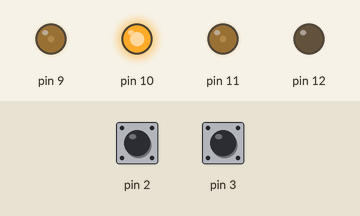
This sketch was run on a simulated Arduino Uno, built with avr-gcc and run on an emulated ATmega328P. Parts: output pins drawn as LEDs (lit = HIGH). The inputs (shaded band) are chosen by the test bench; at power-on: pin 2 HIGH, pin 3 HIGH. What the sketch prints to the serial monitor is not drawn.

Above: at 0.1 s.
Timing chart, 0 to 1.6 s (numbered marks = the images above):
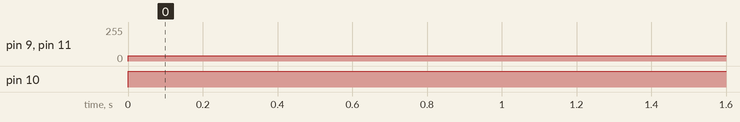

The sketch:

submission-wk4.ino
```cpp
#pragma once

#include <Arduino.h>

#include "math.h"

#include <Adafruit_MPU6050.h>
#include <Adafruit_Sensor.h>
#include <Wire.h>
const float WHEEL_DIAMETER = 32; // 32mm
namespace mtrn3100 {


// The motor class is a simple interface designed to assist in motor control
// You may choose to impliment additional functionality in the future such as dual motor or speed control
class Motor {
public:
    Motor( uint8_t pwm_pin, uint8_t in2) :  pwm_pin(pwm_pin), dir_pin(in2) {
        pinMode(pwm_pin,OUTPUT); // driver
        pinMode(dir_pin,OUTPUT); // direction
    }


    // This function outputs the desired motor direction and the PWM signal.
    // NOTE: a pwm signal > 255 could cause troubles as such ensure that pwm is clamped between 0 - 255.

    void setPWM(int16_t pwm) {

      // TODO: Output digital direction pin based on if input signal is positive or negative.

      if (pwm > 0) {
        digitalWrite(dir_pin,HIGH);
      } else {
        digitalWrite(dir_pin,LOW);
      }

      // TODO: Output PWM signal between 0 - 255.
      pwm = abs(pwm);

      if (pwm > 255) {
        analogWrite(pwm_pin,255);
      } else {
        analogWrite(pwm_pin,pwm);
      }
      //delay(3000);
    }

private:
    const uint8_t pwm_pin;
    const uint8_t dir_pin;
};

}  // namespace mtrn3100

#pragma once

#include <Arduino.h>

namespace mtrn3100 {


// The encoder class is a simple interface which counts and stores an encoders count.
// Encoder pin 1 is attached to the interupt on the arduino and used to trigger the count.
// Encoder pin 2 is attached to any digital pin and used to derive rotation direction.
// The count is stored as a volatile variable due to the high frequency updates.
class Encoder {
public:
    Encoder(uint8_t enc1, uint8_t enc2) : encoder1_pin(enc1), encoder2_pin(enc2) {
        pinMode(encoder1_pin, INPUT_PULLUP);
        pinMode(encoder2_pin, INPUT_PULLUP);

        if (instance1 == nullptr) {
            instance1 = this;
            attachInterrupt(digitalPinToInterrupt(encoder1_pin), readEncoderISR1, RISING);
        } else if (instance2 == nullptr) {
            instance2 = this;
            attachInterrupt(digitalPinToInterrupt(encoder1_pin), readEncoderISR2, RISING);
        }
    }

    void readEncoder() {
        noInterrupts();
        if (digitalRead(encoder1_pin) == HIGH) {
          count++;
        } else {
          count--;
        }
        interrupts();
    }

    float getRotation() {
        return ((float)count / counts_per_revolution) * 2 * M_PI;
    }

    const uint8_t encoder1_pin;
    const uint8_t encoder2_pin;
    volatile int8_t direction;
    float position = 0;
    uint16_t counts_per_revolution = 694; // was 1400
    volatile long count = 0;
    uint32_t prev_time;
    bool read = false;

private:
    static void readEncoderISR1() { if (instance1 != nullptr) instance1->readEncoder(); }
    static void readEncoderISR2() { if (instance2 != nullptr) instance2->readEncoder(); }

    static Encoder* instance1;
    static Encoder* instance2;
};

Encoder* Encoder::instance1 = nullptr;
Encoder* Encoder::instance2 = nullptr;


}  // namespace mtrn3100


mtrn3100::Motor leftMotor(11,12); //1
mtrn3100::Encoder leftEncoder(2,7);
//mtrn3100::PIDController PIDController(100,0,0);
mtrn3100::Motor rightMotor(9,10); //1
mtrn3100::Encoder rightEncoder(3,8);

Adafruit_MPU6050 mpu;

// void setup() {
//   // put your setup code here, to run once:
//   Serial.begin(9600);
//   //PIDController.zeroAndSetTarget(0,M_PI);


//    // Check if the MPU6050 sensor is detected
//   if (!mpu.begin()) {
//     Serial.println("Failed to find MPU6050 chip");
//     while (1) {
//       delay(10);
//     }
//   }
//   Serial.println("MPU6050 Found!");

//   // set accelerometer range to +-8G
//   mpu.setAccelerometerRange(MPU6050_RANGE_8_G);

//   // set gyro range to +- 500 deg/s
//   mpu.setGyroRange(MPU6050_RANGE_500_DEG);

//   // set filter bandwidth to 21 Hz
//   mpu.setFilterBandwidth(MPU6050_BAND_21_HZ);

//   // Add a delay for stability
//   delay(100);
// }

// void loop() {
//   // put your main code here, to run repeatedly:

//   for(int i =0; i <10;i++) {
// // leftMotor.setPWM(30);
//       //   rightMotor.setPWM(-50);
//       // delay(3000);

//     leftMotor.setPWM(-30);
//         rightMotor.setPWM(30);
//       delay(3000);
//   }


//     for(int i = 0; i < 4; i++) {
//       leftMotor.setPWM(50);
//       delay(2450);
//       leftMotor.setPWM(0);
//     }

//     delay(1450);

//     for(int i = 0; i < 4; i++) {
//       rightMotor.setPWM(50);
//       delay(2450);
//       rightMotor.setPWM(0);
//     }


//     rightMotor.setPWM(150);
//     delay(1450);
//     rightMotor.setPWM(0);
//     delay(1450);

//     Serial.print("Current Count: ");
//     Serial.println(leftEncoder.count);
//     Serial.println(leftEncoder.getRotation());
//     //delay(30000);leftMotor.setPWM(0);

//     // Get new sensor events with the readings
//     sensors_event_t a, g, temp;
//     mpu.getEvent(&a, &g, &temp);

//     // Print out the rotation readings in rad/s
//     Serial.print("Rotation:       X:");
//     Serial.print(g.gyro.x);
//     Serial.print(", Y:");
//     Serial.print(g.gyro.y);
//     Serial.print(", Z:");
//     Serial.print(g.gyro.z);
//     Serial.println(" (rad/s)");


// }
void turnToAngle(float targetDegrees, int turnSpeed) {

}
void driveDistance(int distance, int driveSpeed) {
  leftEncoder.count = 0;
  rightEncoder.count = 0;

  const float errorDistance = 15;
  const int driveDirection = driveSpeed > 0 ? 1 : -1;

  leftMotor.setPWM(-1 * driveDirection * fabs(driveSpeed));
  rightMotor.setPWM( driveDirection * fabs(driveSpeed));

  float distanceTravelledLeft;
  float distanceTravelledRight;
  float averageDistanceTravelled = 0;


  while(averageDistanceTravelled < distance) {
    distanceTravelledLeft = (leftEncoder.getRotation() * (WHEEL_DIAMETER / 2));
    distanceTravelledRight = (rightEncoder.getRotation() * (WHEEL_DIAMETER / 2));
    averageDistanceTravelled = (distanceTravelledLeft + distanceTravelledRight) / 2;
    Serial.print("left:");
    Serial.println(leftEncoder.getRotation());
    Serial.print("right:");
    Serial.println(rightEncoder.getRotation());
  }

  leftMotor.setPWM(0);
  rightMotor.setPWM(0);

  delay(5000);

}


// // Temporary calibration sketch
// void setup() {
//   Serial.begin(9600);
// }
// void loop() {
//   Serial.println(leftEncoder.count);
//   delay(500);
// }
void setup() {
  Serial.begin(9600);
}

void loop() {

// while (1) {
//   Serial.print("left: ");
//   Serial.print(leftEncoder.getRotation());
//   Serial.print("  right: ");
//   Serial.println(rightEncoder.getRotation());
//   delay(100);
// }
  // Drive 200mm (20cm)
  driveDistance(200, 40);


    //driveDistance(200,-40);

  // 90 Degree Rotation - Wk4 Submission // Hardcoded

  // Go clockwise
  for (int i = 0; i < 4; i++) {
    leftMotor.setPWM(60);
    rightMotor.setPWM(60);
    delay(1000);
    leftMotor.setPWM(0);
    rightMotor.setPWM(0);
    delay(2000);
  }

  // Go anti-clockwise
  for (int i = 0; i < 4; i++) {
    leftMotor.setPWM(-60);
    rightMotor.setPWM(-60);
    delay(1000);
    leftMotor.setPWM(0);
    rightMotor.setPWM(0);
        delay(2000);

  }


}
```

Measured:
- by itself, pin 9, pin 11: 0/255 → 40/255 at 0.00 s
- by itself, pin 10: LOW → HIGH at 0.00 s
